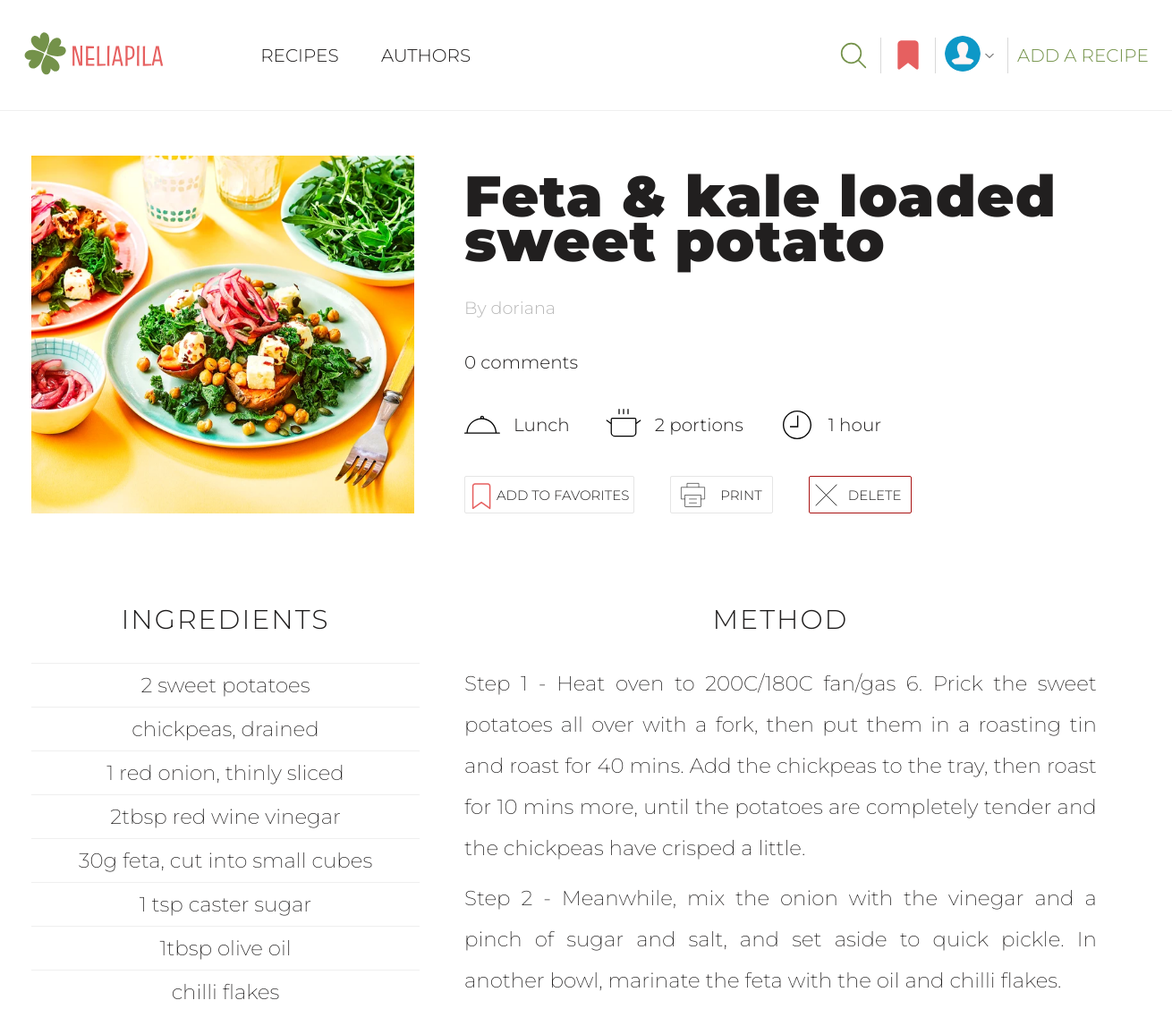
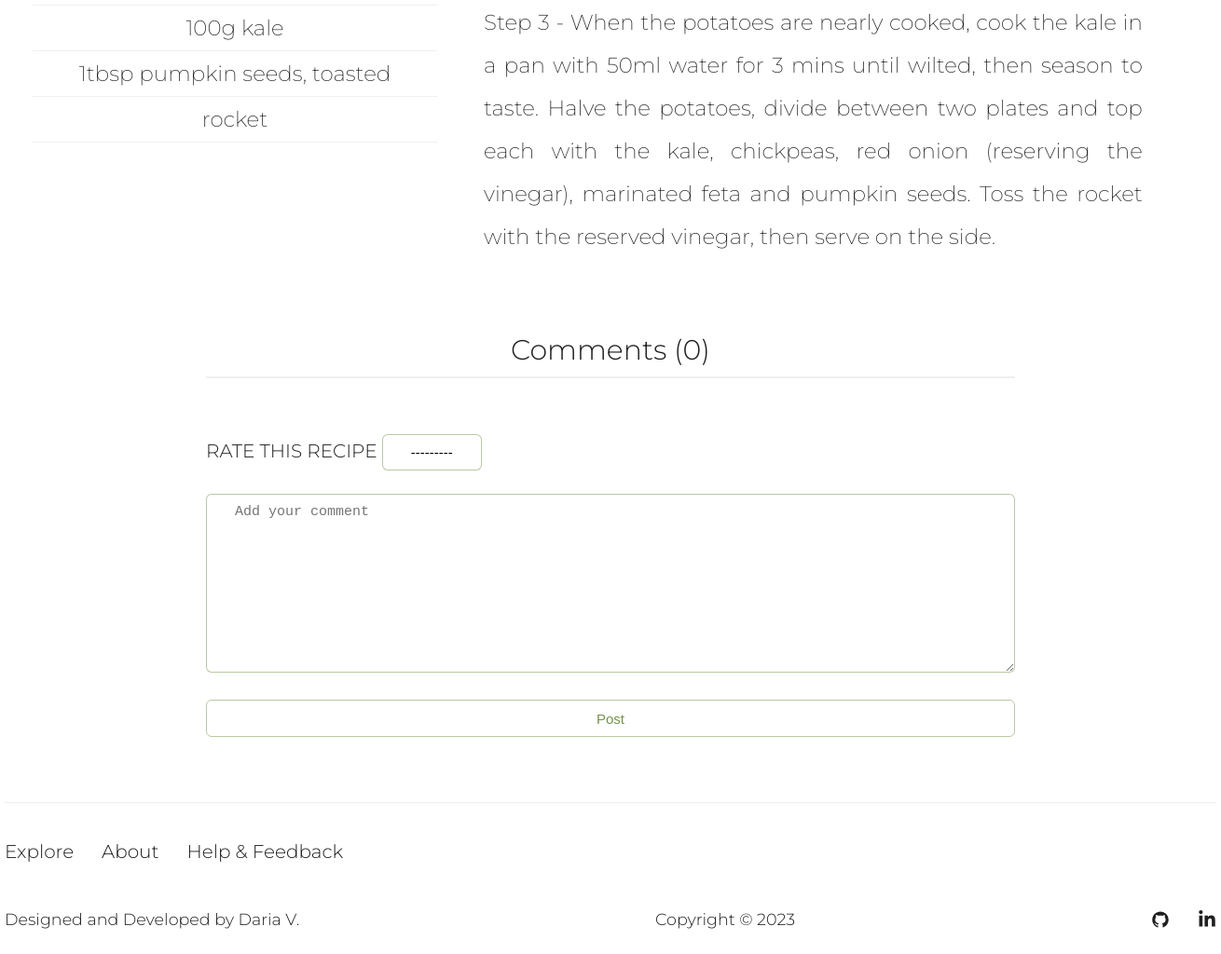
Page /recipe/36 (signed in) on the committed database (2 pictures, top to bottom).
### user/models.py (models this page shows, shortened)
class Profile(models.Model):
    user = models.OneToOneField(User, on_delete=models.CASCADE)
    name = models.CharField(max_length=50, null=True, blank=True)
    email = models.EmailField(max_length=500, blank=True, null=True, unique=True)
    username = models.CharField(max_length=50, blank=True, null=True)
    bio = models.TextField(blank=True, null=True)
    image = models.ImageField(upload_to='profiles/', blank=True, null=True, default='profiles/default-profile-pic.png')
    created = models.DateTimeField(auto_now_add=True)

### recipes/models.py (models this page shows, shortened)
class Recipe(models.Model):
    CATEGORY_CHOICES = [
        ('Breakfast', 'Breakfast'),
        ('Lunch', 'Lunch'),
        ('Dinner', 'Dinner'),
        ('Snacks', 'Snacks'),
        ('Desserts', 'Desserts'),
        ('Drinks', 'Drinks'),
        ('Miscellaneous', 'Other')
    ]
    STATUS_CHOICES = [
        (True, 'Approved'),
        (False, 'On moderation'),
    ]
    author = models.ForeignKey(User, on_delete=models.CASCADE, null=True, blank=True)
    title = models.CharField(max_length=50)
    portions = models.PositiveIntegerField(default=1, blank=True, null=True)
    cooking_hours = models.PositiveIntegerField(default=0)
    cooking_minutes = models.PositiveIntegerField(default=0)
    image = models.ImageField(upload_to=recipe_image_path)
    category = models.CharField(max_length=20, choices=CATEGORY_CHOICES)
    ingredients = models.TextField()
    steps = models.TextField()
    is_approved = models.BooleanField(default=False, choices=STATUS_CHOICES)
    date_created = models.DateTimeField(auto_now_add=True)

### recipes/views.py (the view)
# urls.py: path('recipe/<pk>', views.show_specific_recipe, name='specific-recipe'),
def show_specific_recipe(request, pk):
    specific_recipe = Recipe.objects.get(pk=pk, is_approved=True)
    recipe_ingredients = specific_recipe.ingredients.split('\n')
    recipe_ingredients = [ingredient.strip() for ingredient in recipe_ingredients if ingredient.strip()]
    recipe_steps = specific_recipe.steps.split('\n')
    recipe_steps = [step.strip() for step in recipe_steps if step.strip()]
    comments = Comment.objects.filter(recipe=specific_recipe, is_approved=True)
    comments_count = comments.count()
    recipe_ratings = [comment.rating for comment in comments]
    if recipe_ratings:
        average_recipe_rating = round(sum(recipe_ratings) / len(recipe_ratings), 1)
    else:
        average_recipe_rating = ''
    try:
        favorite_recipes = [favorite.favorite_recipe for favorite in request.user.profile.favorite_set.all()]
    except AttributeError:
        favorite_recipes = ''
    form = CommentForm()
    if request.method == 'POST':
        leave_a_comment(request, specific_recipe)
    context = {'recipe': specific_recipe, 'comments_count': comments_count,
               'favorites': favorite_recipes, 'ingredients': recipe_ingredients,
               'steps': recipe_steps, 'form': form, 'comments': comments,
               'average_recipe_rating': average_recipe_rating}
    return render(request, 'recipes/specific-recipe.html', context)

### templates/recipes/specific-recipe.html (shortened to what this page needs)
{% extends 'base/base.html' %}
{% load static %}
{% block css %}
<link rel="stylesheet" href="{% static 'recipes/css/specific-recipe.css' %}">
<link rel="stylesheet" href="{% static 'recipes/css/comment-section.css' %}">
{% endblock %}
{% block content %}
<section class="specific-recipe-page">
    <div class="sp-recipe container">
        <section class="specific-recipe-information">
            <section class="information-about-recipe">
                <div class="recipe-image">
                    <img src="{{ recipe.image.url }}" alt="{{ recipe.title }}">
                </div>
                <div class="recipe-main-information">
                    <h1 class="recipe-heading">{{ recipe.title }}</h1>
                    <a class="recipe-author" href="{% url 'profile' recipe.author.id %}">
                        By {{ recipe.author }}</a>
                    <div class="rating-comments-link">
                        <a href="#comments">{{ comments_count }} comment{{ comments_count | pluralize:'s' }}</a>
                    </div>
                    <div class="recipe-info">
                        <div class="category-details">
                            <img src="{% static 'recipes/images/food-category-svg.svg' %}" alt="Category">
                            <span class="recipe-category">{{ recipe.category }}</span>
                        </div>
                        <div class="portions-details">
                            <img src="{% static 'recipes/images/pot-svg.svg' %}" alt="Pot">
                            <span>{{ recipe.portions }} portion{{ recipe.portions | pluralize:'s' }}</span>
                        </div>
                        <div class="cooking-time-details">
                            <img src="{% static 'recipes/images/clock-svg.svg' %}" alt="Clock">
                            {% if recipe.cooking_hours != 0 and recipe.cooking_minutes != 0 %}
                            <span>{{ recipe.cooking_hours }} hour{{ recipe.cooking_hours | pluralize:'s' }}
                                {{ recipe.cooking_minutes }} minute{{ recipe.cooking_minutes | pluralize:'s' }}</span>
                            {% elif recipe.cooking_hours != 0 and recipe.cooking_minutes == 0 %}
                            <span>{{ recipe.cooking_hours }} hour{{ recipe.cooking_hours | pluralize:'s' }}</span>
                            {% elif recipe.cooking_hours == 0 and recipe.cooking_minutes != 0 %}
                            <span>{{ recipe.cooking_minutes }} minute{{ recipe.cooking_minutes | pluralize:'s' }}
                                </span>
                            {% endif %}
                        </div>
                    </div>
                    <div class="favorite-and-print-links">
                        {% if recipe.is_approved %}
                        <div class="add-to-favourites">
                            <div class="button-favorites">
                                {% if recipe in favorites %}
                                <a class="button-favorites-link button-link"
                                   href="{% url 'delete-from-favorites' recipe.id %}">
                                    <img src="{% static 'user/images/filled-bookmark-svg.svg' %}" alt="Bookmark">
                                    Added to favorites
                                </a>
                                {% else %}
                                <a class="button-favorites-link button-link"
                                   href="{% url 'add-to-favorites' recipe.id %}">
                                    <img src="{% static 'user/images/bookmark-svg.svg' %}" alt="Bookmark">
                                    Add to favorites
                                </a>
                                {% endif %}
                            </div>
                        </div>
                        <div class="print-recipe">
                            <div class="print">
                                <a class="print-link button-link" href="{% url 'pdf' recipe.id %}" target="_blank"><img
                                        src="{% static 'recipes/images/print-svg.svg' %}" alt="Print">
                                    Print
                                </a>
                            </div>
                        </div>
                        {% if request.user.id == recipe.author.id %}
                        <div class="delete-recipe">
                            <div class="delete">
                                <a class="delete-link button-link" href="{% url 'delete-recipe' recipe.id %}">
                                    <img src="{% static 'user/images/delete.svg' %}" alt="Delete">Delete</a>
                            </div>
                        </div>
                        {% endif %}
                        {% endif %}
                    </div>
                </div>
            </section>
        </section>
        <section class="cooking-information">
            <div class="ingredients">
                <h2 class="ingredients-heading">Ingredients</h2>
                <ul>
                    {% for ingredient in ingredients %}
                    <li class="ingredient-list list-item-separator">{{ ingredient }}</li>
                    {% endfor %}
                </ul>
            </div>
            <div class="steps">
                <h2 class="steps-heading">Method</h2>
                <ul>
                    {% for step in steps %}
                    <li class="steps-list">{{ step }}</li>
                    {% endfor %}
                </ul>
            </div>
        </section>
        <section class="comments-section">
            <section class="leave-comment" id="comments">
                <h2>Comments ({{ comments_count }})</h2>
                <hr>
                {% if request.user.is_authenticated %}
                <div class="leave-comment-section">
                    <div class="comment-form">
                        <form class="form" action="{% url 'specific-recipe' recipe.id %}" method="POST">
                            {% for field in form %}
                            <div class="form-for-comment">
                                <label>{{ field.label }}</label>
                                {{ field }}
                            </div>
                            {% endfor %}
                            <input class="submit btn" type="submit" value="Post"/>
                        </form>
                    </div>
                </div>
                {% else %}
                <div class="link-to-login">
                    <a class="link-to-login" href="{% url 'login' %}">You need to log in to leave a comment</a>
                </div>
                {% endif %}
            </section>
        </section>
    </div>
</section>
{% endblock %}

### templates/base/base.html (shortened to what this page needs)
<!DOCTYPE html>
{% load static %}
<html lang="en">
<head>
    <link rel="stylesheet" href="{% static 'base/css/base.css' %}">
    {% block css %}{% endblock %}
</head>
<body>
<header class="header-menu">
    <div class="header container">
        <div class="header-top">
            <div class="logo-menu">
                <div class="logo">
                    <a href="{% url 'recipes' %}"><img src="{% static 'base/images/neliapila_logo.svg' %}"
                                                       alt="NELIAPILA"></a>
                </div>
                <div class="menu">
                    <ul class="menu-list">
                        <li><a href="/">Recipes</a></li>
                        <li><a href="#">Authors</a></li>
                    </ul>
                </div>
            </div>
            <div class="right-items-login">
                <button class="search-logo" id="search_logo">
                </button>
                {% if user.is_authenticated %}
                <a class="user-favourites" href="{% url 'favorites' %}">
                    {% else %}
                    <a class="user-favourites" href="{% url 'login' %}">
                        {% endif %}
                    </a>
                <div class="user-profile-next-links">
                    {% if user.is_authenticated %}
                    <a href="{% url 'profile' user.id %}">
                        {% else %}
                        <a href="{% url 'login' %}">
                            {% endif %}
                            {% if user.is_authenticated %}
                            <img class="profile-image" src="{{ user.profile.image.url }}" alt="Profile picture">
                            {% endif %}
                        </a>
                    {% if user.is_authenticated %}
                    <button class="arrow-button" id="arrow-button">
                        <svg id="arrow" width="20px" height="20px" viewBox="0 0 24 24" fill="none"
                             xmlns="http://www.w3.org/2000/svg">
                            <path d="M7 10L12 15L17 10" stroke="#000000" stroke-width="1" stroke-linecap="round"
                                  stroke-linejoin="round"/>
                        </svg>
                    </button>
                    {% endif %}
                </div>
                <a class="add-a-recipe right-links" href="{% url 'add-recipe' %}">ADD A RECIPE</a>
            </div>
        </div>
    </div>
</header>
<main>
    {% block content %}
    {% endblock content%}
</main>
<footer class="footer-nav">
    <div class="page-footer_wrapper container">
        <div class="site-links">
            <div class="links-list">
                <ul class="list-of-links">
                    <li><a href="/">Explore</a></li>
                    <li><a href="#">About</a></li>
                    <li><a href="#">Help & Feedback</a></li>
                </ul>
            </div>
        </div>
        <div class="developer-info">
            <div class="footer-designer-name">
                <h3>Designed and Developed by Daria V.</h3>
            </div>
            <div class="footer-copyright">
                <h3>Copyright © 2023</h3>
            </div>
            <div class="footer-body">
                <ul class="footer-icons">
                    <li class="social-icon">
                        <a href="https://github.com/dariavarlamovaa" target="_blank"
                           rel="noopener noreferrer">
                        </a>
                    </li>
                    <li class="social-icon">
                        <a href="https://www.linkedin.com/in/dariavarlamovaa/"
                           target="_blank" rel="noopener noreferrer">
                        </a>
                    </li>
                </ul>
            </div>
        </div>
    </div>
</footer>
</body>
</html>

### rows in the picture
Recipe: image (picture), title "Feta & kale loaded sweet potato", author "doriana", category "Lunch", portions "2", portions|pluralize "s", cooking_hours "1"

### other values in the picture
{{ comments_count }} "0"
{{ comments_count | pluralize:'s' }} "s"
{{ ingredient }} "2 sweet potatoes" "chickpeas, drained" "1 red onion, thinly sliced" "2tbsp red wine vinegar" "30g feta, cut into small cubes" "1 tsp caster sugar" "1tbsp olive oil" "chilli flakes" "100g kale" "1tbsp pumpkin seeds, toasted" "rocket"
{{ step }} "Step 2 - Meanwhile, mix the onion with the vinegar and a pinch of sugar and salt, and set aside to quick pickle. In another bowl, marinate the feta with the oil and chilli flakes."
{{ field.label }} "RATE THIS RECIPE"
